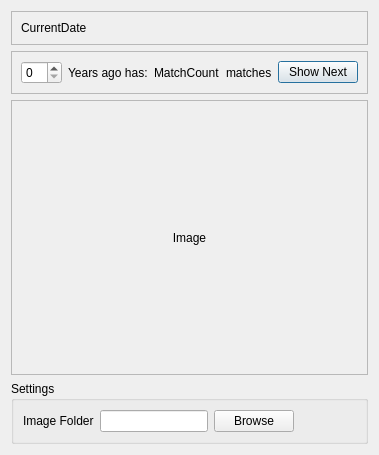
<?xml version="1.0" encoding="UTF-8"?>
<ui version="4.0">
 <class>View</class>
 <widget class="QDialog" name="View">
  <property name="geometry">
   <rect>
    <x>0</x>
    <y>0</y>
    <width>359</width>
    <height>455</height>
   </rect>
  </property>
  <property name="windowTitle">
   <string>View</string>
  </property>
  <layout class="QVBoxLayout" name="verticalLayout">
   <item>
    <widget class="QFrame" name="frameDate">
     <property name="frameShape">
      <enum>QFrame::StyledPanel</enum>
     </property>
     <property name="frameShadow">
      <enum>QFrame::Raised</enum>
     </property>
     <layout class="QHBoxLayout" name="horizontalLayout_3">
      <item>
       <widget class="QLabel" name="labelDate">
        <property name="text">
         <string>CurrentDate</string>
        </property>
       </widget>
      </item>
     </layout>
    </widget>
   </item>
   <item>
    <widget class="QFrame" name="frame">
     <property name="frameShape">
      <enum>QFrame::StyledPanel</enum>
     </property>
     <property name="frameShadow">
      <enum>QFrame::Raised</enum>
     </property>
     <layout class="QHBoxLayout" name="horizontalLayout_4">
      <item>
       <widget class="QSpinBox" name="spinBox">
        <property name="buttonSymbols">
         <enum>QAbstractSpinBox::UpDownArrows</enum>
        </property>
       </widget>
      </item>
      <item>
       <widget class="QLabel" name="labelYearsAgo">
        <property name="text">
         <string>Years ago has:</string>
        </property>
       </widget>
      </item>
      <item>
       <widget class="QLabel" name="labelMatchCount">
        <property name="text">
         <string>MatchCount</string>
        </property>
       </widget>
      </item>
      <item>
       <widget class="QLabel" name="labelMatches">
        <property name="text">
         <string>matches</string>
        </property>
       </widget>
      </item>
      <item>
       <widget class="QPushButton" name="pushButtonShowNext">
        <property name="text">
         <string>Show Next</string>
        </property>
       </widget>
      </item>
      <item>
       <spacer name="horizontalSpacer_2">
        <property name="orientation">
         <enum>Qt::Horizontal</enum>
        </property>
        <property name="sizeHint" stdset="0">
         <size>
          <width>40</width>
          <height>20</height>
         </size>
        </property>
       </spacer>
      </item>
     </layout>
    </widget>
   </item>
   <item>
    <widget class="QFrame" name="frameImage">
     <property name="sizePolicy">
      <sizepolicy hsizetype="Expanding" vsizetype="Expanding">
       <horstretch>0</horstretch>
       <verstretch>0</verstretch>
      </sizepolicy>
     </property>
     <property name="frameShape">
      <enum>QFrame::StyledPanel</enum>
     </property>
     <property name="frameShadow">
      <enum>QFrame::Raised</enum>
     </property>
     <layout class="QHBoxLayout" name="horizontalLayout_2">
      <item>
       <widget class="QLabel" name="labelImagePlaceholder">
        <property name="sizePolicy">
         <sizepolicy hsizetype="Ignored" vsizetype="Ignored">
          <horstretch>0</horstretch>
          <verstretch>0</verstretch>
         </sizepolicy>
        </property>
        <property name="text">
         <string>Image</string>
        </property>
        <property name="alignment">
         <set>Qt::AlignCenter</set>
        </property>
       </widget>
      </item>
     </layout>
    </widget>
   </item>
   <item>
    <widget class="QGroupBox" name="groupBoxSettings">
     <property name="title">
      <string>Settings</string>
     </property>
     <layout class="QHBoxLayout" name="horizontalLayout">
      <item>
       <widget class="QLabel" name="labelImageFolder">
        <property name="text">
         <string>Image Folder</string>
        </property>
       </widget>
      </item>
      <item>
       <widget class="QLineEdit" name="lineEditImageFolder">
        <property name="readOnly">
         <bool>true</bool>
        </property>
       </widget>
      </item>
      <item>
       <widget class="QPushButton" name="pushButtonBrowse">
        <property name="text">
         <string>Browse</string>
        </property>
       </widget>
      </item>
      <item>
       <spacer name="horizontalSpacer">
        <property name="orientation">
         <enum>Qt::Horizontal</enum>
        </property>
        <property name="sizeHint" stdset="0">
         <size>
          <width>40</width>
          <height>20</height>
         </size>
        </property>
       </spacer>
      </item>
     </layout>
    </widget>
   </item>
  </layout>
 </widget>
 <resources/>
 <connections/>
</ui>
